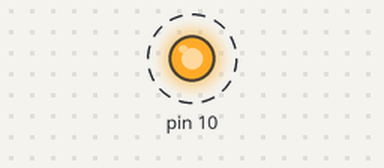
Bench run of a sketch on a simulated Arduino Uno, built with avr-gcc and run on an emulated ATmega328P. Parts: output pins drawn as LEDs (lit = HIGH). Dashed ring = blinking. What the sketch prints to the serial monitor is not drawn.

Above: at 2.0 s.
Timing chart, 0 to 5.6 s (numbered marks = the images above):
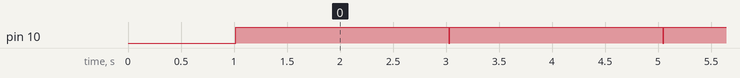

Measured:
- by itself, pin 10: alternates HIGH for 2.0 s and LOW for 0.01 s

The sketch:

OOTX_Test.ino
```cpp
#include <SPI.h>

uint8_t data[68];

void setup() {
  Serial.begin(115200);
  delay(1000);
  pinMode(10, OUTPUT);
  SPI.begin();
}

void PrintHex8(uint8_t *data, uint8_t length, uint8_t offset) // prints 8-bit data in hex with leading zeroes
{
       for (int i=offset; i<length-offset; i++) {
         if (data[i]<0x10) {Serial.print("0");}
         Serial.print(data[i],HEX);
       }
}

void readOotx(unsigned int offset) {
    memset(&data, 0, sizeof(data));
    data[0] = offset;
    digitalWrite(10, LOW);
    SPI.beginTransaction(SPISettings(1000000, MSBFIRST, SPI_MODE0));
    SPI.transfer(&data, sizeof(data));
    PrintHex8(data, sizeof(data)-1, 1);
    SPI.endTransaction();
    digitalWrite(10, HIGH);
    Serial.println();
}

void loop() {
    Serial.print("0: ");
    readOotx(80);
    Serial.print("1: ");
    readOotx(80+64);
    delay(2000);
}
```
